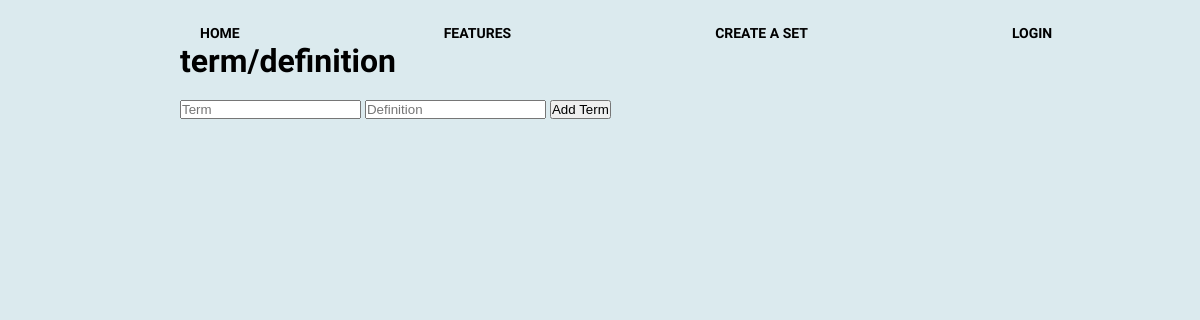
/sets/3, run on an earlier commit of the app's database.
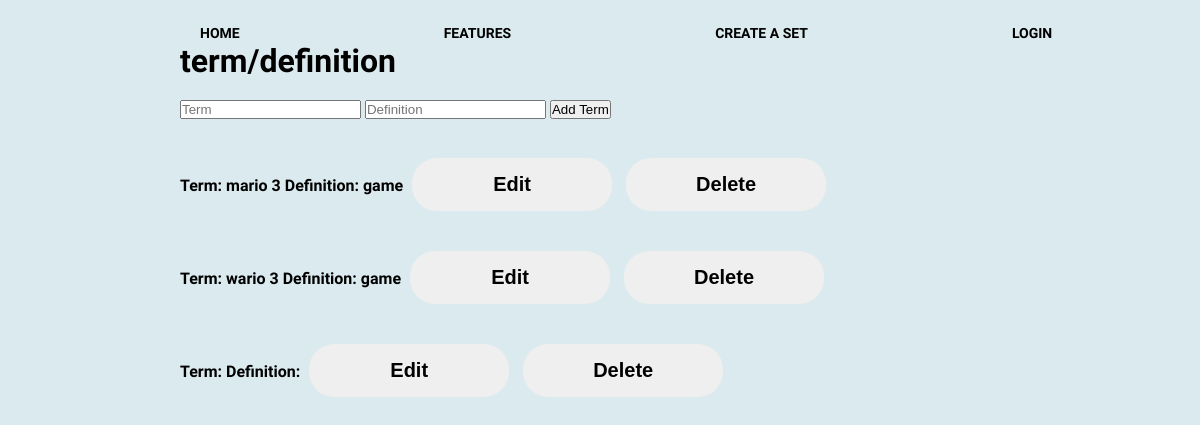
And on a later commit of the database.
### app.py (models this page shows)
class Term(db.Model):
    id = db.Column(db.Integer, primary_key=True)
    term = db.Column(db.String(255), nullable=False)
    definition = db.Column(db.String(255), nullable=False)
    set_id = db.Column(db.Integer, db.ForeignKey('set.id'), nullable=False)

### app.py (the view)
@app.route('/sets/<int:set_id>', methods=['GET', 'POST'])
def specific_sets(set_id):
    if request.method == "POST":
        termForm = request.form['term']
        definitionForm = request.form['definition']
        set_data = Set.query.get_or_404(set_id)
        pair = Term(term=termForm, definition=definitionForm, set_id=set_id)
        try:
            db.session.add(pair)
            db.session.commit()
            return redirect(url_for('specific_sets', set_id=set_id))
        except Exception as e:
            print(f"Error: {e}")
            return "Oops! Something went wrong."
    else:
        set_data = Set.query.get_or_404(set_id)
        terms = Term.query.filter_by(set_id=set_id).all()
        return render_template('sets.html', set_data=set_data, terms=terms, set_id=set_id)

### templates/sets.html (shortened to what this page needs)
{% extends "base.html" %}
{% block content %}
<body>
    <div class="container">
        <h1>term/definition</h1>
        <br/>
        <form action="{{ url_for('specific_sets', set_id=set_id)}}" METHOD="POST">
            <input type="text" placeholder="Term" name="term">
            <input type="text" placeholder="Definition" name="definition">
            <input type="submit" value="Add Term" class="button">
        </form>
        <br/>
        {% for term in set_data.terms %}
            <p>
                Term: {{ term.term }} Definition: {{ term.definition }}
                <a href="{{ url_for('edit_pair', set_id=set_id, term_id=term.id)}}" class="button"><button>Edit</button></a>
                <a href="{{ url_for('delete_pair', set_id=set_id, term_id=term.id)}}" class="button"><button>Delete</button></a>
            </p>
        {% endfor %}
    </div>
</body>
{% endblock %}

### templates/base.html (shortened to what this page needs)
<!DOCTYPE html>
<html lang="en">
<head>
        <link rel="stylesheet" href= "../static/css/navbardesgin.css">
</head>
<nav>
    <u1 class = "primary-nav">
            <li class = "current"><a href="{{ url_for('home')}}">Home</a></li>
            <li><a href = "{{ url_for('features')}}">Features</a></li>
            <li><a href = "{{ url_for('create_set')}}">Create A Set</a></li>
            <li><a href = "{{ url_for('login')}}">Login</a></li>
</nav>
{% block content %}
{% endblock %}
</html>

### static/css/navbardesgin.css (style rules this page uses)
body { margin: 0; background: rgb(219, 234, 238); font-family: 'Work Sans', sans-serif; font-weight: 800; }
.container { width: 70%; margin: 0 auto; }
nav { float: left; }
nav li { display: inline-block; margin-left: 200px; padding-top: 23px; position: relative; }
nav a { color: rgb(0, 0, 0); text-decoration: none; text-transform: uppercase; font-size: 14px; }
nav a::before { content: ''; display: block; height: 10px; background-color: rgb(0, 0, 0); position: absolute; top: 0; width: 0%; transition: all ease-in-out 250ms; }
button { width: 200px; padding: 15px; margin: 20px 5px; text-align: center; border-radius: 25px; color: black; border: 2px; font-size: 20px; cursor: pointer; font-weight: 600; }
* { margin: 0; padding: 0; }

What changed in the data, as far as the page shows it:
added Term: term "mario 3", definition "game"
added Term: term "wario 3", definition "game"
